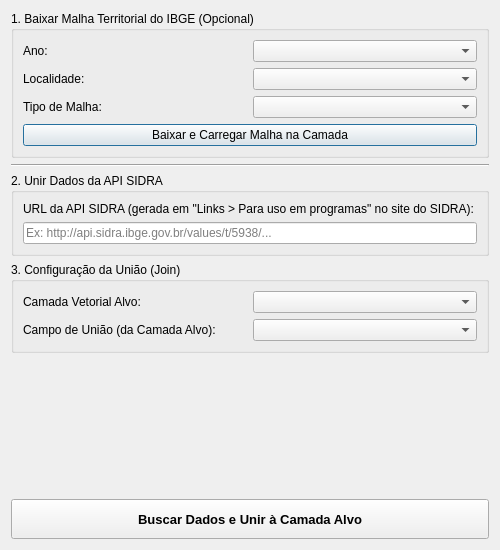
<?xml version="1.0" encoding="UTF-8"?>
<ui version="4.0">
 <class>SidraConnectorDialogBase</class>
 <widget class="QDialog" name="SidraConnectorDialogBase">
  <property name="geometry">
   <rect>
    <x>0</x>
    <y>0</y>
    <width>500</width>
    <height>550</height>
   </rect>
  </property>
  <property name="windowTitle">
   <string>SIDRA Connector</string>
  </property>
  <layout class="QVBoxLayout" name="verticalLayout">
   <item>
    <widget class="QGroupBox" name="groupBox_3">
     <property name="title">
      <string>1. Baixar Malha Territorial do IBGE (Opcional)</string>
     </property>
     <layout class="QGridLayout" name="gridLayout_3">
      <item row="0" column="0">
       <widget class="QLabel" name="label_7">
        <property name="text">
         <string>Ano:</string>
        </property>
       </widget>
      </item>
      <item row="0" column="1">
       <widget class="QComboBox" name="cb_ano_malha"/>
      </item>
      <item row="1" column="0">
       <widget class="QLabel" name="label_8">
        <property name="text">
         <string>Localidade:</string>
        </property>
       </widget>
      </item>
      <item row="1" column="1">
       <widget class="QComboBox" name="cb_localidade_malha"/>
      </item>
      <item row="2" column="0">
       <widget class="QLabel" name="label_9">
        <property name="text">
         <string>Tipo de Malha:</string>
        </property>
       </widget>
      </item>
      <item row="2" column="1">
       <widget class="QComboBox" name="cb_tipo_malha"/>
      </item>
      <item row="3" column="0" colspan="2">
       <widget class="QPushButton" name="btn_download_malha">
        <property name="text">
         <string>Baixar e Carregar Malha na Camada</string>
        </property>
       </widget>
      </item>
     </layout>
    </widget>
   </item>
   <item>
    <widget class="Line" name="line">
     <property name="orientation">
      <enum>Qt::Horizontal</enum>
     </property>
    </widget>
   </item>
   <item>
    <widget class="QGroupBox" name="groupBox">
     <property name="title">
      <string>2. Unir Dados da API SIDRA</string>
     </property>
     <layout class="QVBoxLayout" name="verticalLayout_2">
      <item>
       <widget class="QLabel" name="label">
        <property name="text">
         <string>URL da API SIDRA (gerada em &quot;Links &gt; Para uso em programas&quot; no site do SIDRA):</string>
        </property>
        <property name="wordWrap">
         <bool>true</bool>
        </property>
       </widget>
      </item>
      <item>
       <widget class="QLineEdit" name="le_api_url">
        <property name="toolTip">
         <string>Cole aqui a URL completa da API, obtida no site do SIDRA</string>
        </property>
        <property name="placeholderText">
         <string>Ex: http://api.sidra.ibge.gov.br/values/t/5938/...</string>
        </property>
       </widget>
      </item>
     </layout>
    </widget>
   </item>
   <item>
    <widget class="QGroupBox" name="groupBox_2">
     <property name="title">
      <string>3. Configuração da União (Join)</string>
     </property>
     <layout class="QGridLayout" name="gridLayout">
      <item row="0" column="0">
       <widget class="QLabel" name="label_5">
        <property name="text">
         <string>Camada Vetorial Alvo:</string>
        </property>
       </widget>
      </item>
      <item row="0" column="1">
       <widget class="RefreshableComboBox" name="cb_target_layer"/>
      </item>
      <item row="1" column="0">
       <widget class="QLabel" name="label_6">
        <property name="text">
         <string>Campo de União (da Camada Alvo):</string>
        </property>
       </widget>
      </item>
      <item row="1" column="1">
       <widget class="QComboBox" name="cb_target_field"/>
      </item>
     </layout>
    </widget>
   </item>
   <item>
    <spacer name="verticalSpacer">
     <property name="orientation">
      <enum>Qt::Vertical</enum>
     </property>
     <property name="sizeHint" stdset="0">
      <size>
       <width>20</width>
       <height>40</height>
      </size>
     </property>
    </spacer>
   </item>
   <item>
    <widget class="QPushButton" name="btn_fetch_join">
     <property name="minimumSize">
      <size>
       <width>0</width>
       <height>40</height>
      </size>
     </property>
     <property name="font">
      <font>
       <pointsize>10</pointsize>
       <weight>75</weight>
       <bold>true</bold>
      </font>
     </property>
     <property name="text">
      <string>Buscar Dados e Unir à Camada Alvo</string>
     </property>
    </widget>
   </item>
  </layout>
 </widget>
 <customwidgets>
  <customwidget>
   <class>RefreshableComboBox</class>
   <extends>QComboBox</extends>
   <header>sidra_connector.ui.custom_widgets</header>
  </customwidget>
 </customwidgets>
 <resources/>
 <connections/>
</ui>
